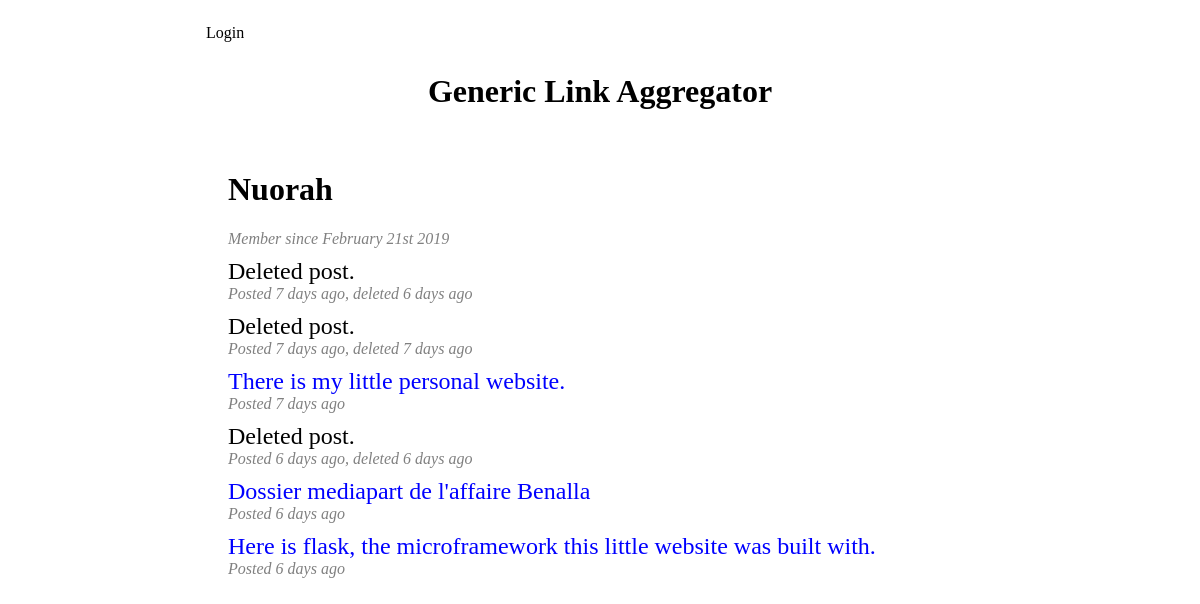
/user/Nuorah, run on an earlier commit of the app's database.
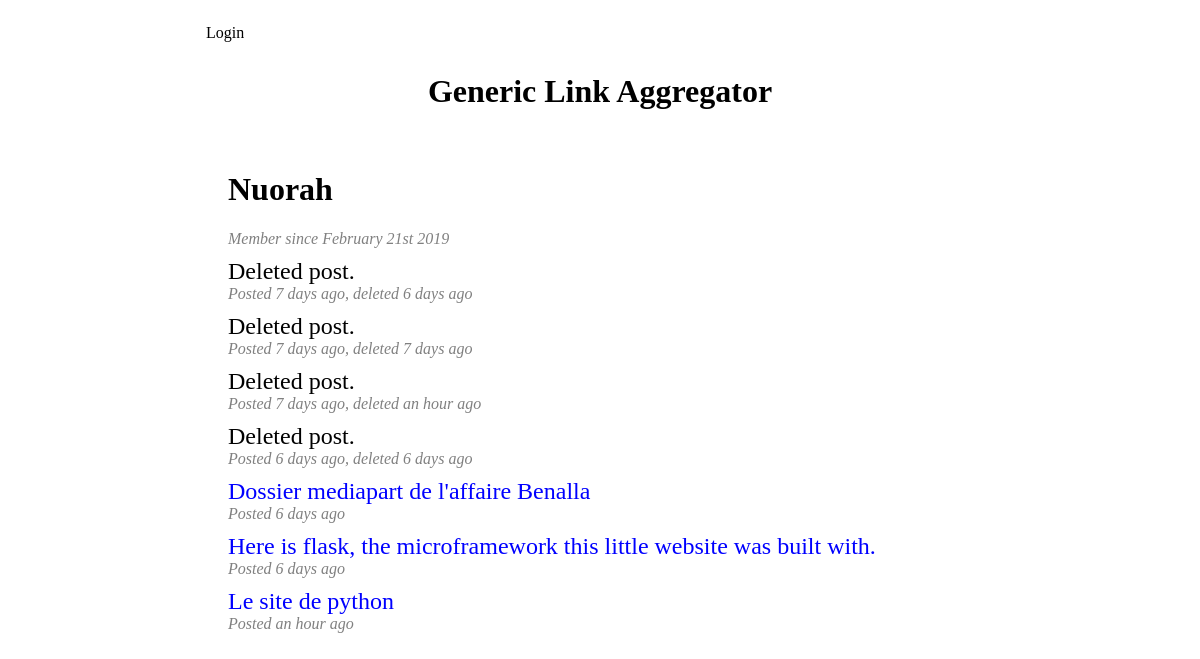
And on a later commit of the database.
### app/models.py (models this page shows, shortened)
class User(UserMixin, db.Model):
	id = db.Column(db.Integer, primary_key=True)
	username = db.Column(db.String(64), index=True, unique=True)
	password_hash = db.Column(db.String(128))
	karma = db.Column(db.Integer)
	registration_date = db.Column(db.DateTime, index=True, default=datetime.utcnow)
	posts = db.relationship('Post', backref='author', lazy='dynamic')

class Post(db.Model):
	id = db.Column(db.Integer, primary_key=True)
	title = db.Column(db.String(64))
	url = db.Column(db.String(512))
	timestamp = db.Column(db.DateTime, index=True, default=datetime.utcnow)
	score = db.Column(db.Integer)
	user_id = db.Column(db.Integer, db.ForeignKey('user.id'))
	deleted = db.Column(db.Boolean, default = False)
	deleted_timestamp = db.Column(db.DateTime, index=True)

### app/main/routes.py (the view)
@bp.route('/user/<username>')
def user(username):
	user = User.query.filter_by(username=username).first_or_404()
	if user:
		posts = Post.query.filter_by(user_id=user.id).all()
		if posts:
			return render_template('user.html', user=user, posts=posts)
		return render_template('user.html', user=user)
	return redirect(url_for('main.index'))

### app/templates/user.html (shortened to what this page needs)
{% extends "base.html" %}
{% block app_content %}
<h1>{{ user.username }}</h1>
<p class="post_info">Member since {{ moment(user.registration_date).format('MMMM Do YYYY') }}</p>
	<p class="post_info">
	{% for post in posts %}
	{% if post.deleted %}
	<p class="post_title">Deleted post.</p>
	<p class="post_info">Posted {{ moment(post.timestamp).fromNow() }}, deleted {{ moment(post.deleted_timestamp).fromNow() }}</a></p>
	{% else %}
	<p class="post_title"><a href={{ post.url }}>{{ post.title }}</a></p>
	<p class="post_info">Posted {{ moment(post.timestamp).fromNow() }}{% if user == current_user %}, <a href= {{ url_for('main.delete', post_id=post.id) }}>delete post</a></p>
	{% else %}
	</p>
	{% endif %}
	{% endif %}
	{% endfor %}
	{% endblock %}

### app/templates/base.html (shortened to what this page needs)
<doctype html>
<html>
<head>
	<link rel="stylesheet" href="{{url_for('static', filename='styles.css')}}">
</head>
<body>
	{% block navbar %}
	<nav class="navbar">
		<div class="container">
			<div class="" id="">
				<ul class="navbar_left">
					{% if current_user.is_anonymous %}
					<li><a href="{{ url_for('main.login') }}">Login</a></li>
					{% else %}
					<li><a href="{{ url_for('main.logout') }}">Logout</a></li>
				</ul>
				<ul class="navbar_right">
					<li><a href="{{ url_for('main.submit') }}">Submit new link</a></li>
					<li><a href="{{ url_for('main.user', username=current_user.username) }}">{{ current_user.username }}</a></li>
					{% endif %}
				</ul>
			</div>
		</div>
	</nav>
	<div class="banner">
		<a href="{{ url_for('main.index') }}"><h1>Generic Link Aggregator</h1></a>
	</div>
	{% endblock %}
	{% block content %}
	<div class="container" >
		<div class="content">
			{% block app_content %}{% endblock %}
		</div>
	</div>
	{% endblock %}
</body>
</html>

### app/static/styles.css (style rules this page uses)
* { box-sizing: inherit; }
html { box-sizing: border-box; }
body { margin: 0; padding: 0; font-family: "Palatino Linotype", "Book Antiqua", Palatino, serif; }
a { color: black; text-decoration: none; }
.banner { padding:0; margin:0; height:50px; }
.banner h1 { text-align: center; position: relative; top: 50%; transform: translateY(-50%); padding:0; margin:0; }
div.container { max-width: 880px; margin: 24px auto; padding: 0 20px; }
.content { padding: 10px 24px; margin: 10px 24px; }
p.post_title { font-size: x-large; margin: 0; margin-top:10px; padding: 0; }
p.post_title a { color:blue; }
p.post_info { padding: 0; margin-top: 0; margin-bottom: 0; padding-top: 0; color:grey; font-style: italic; }
nav.navbar { max-width: 880px; margin: 24px auto; padding: 0 40px; overflow: hidden; font-family: "Times New Roman", Times, serif; }
nav.navbar .container { padding:0; margin:0; }
nav.navbar ul { list-style-type: none; margin: 0; padding: 0; }
nav.navbar li { display: inline; }
nav.navbar li a { color: black; text-align: center; padding: 14px 6px; margin : 0; text-decoration: none; }
.navbar_left { float: left; }

What changed in the data, as far as the page shows it:
changed Post (number 3 of 7 on the later page): deleted False → True (drawn); deleted_timestamp (not shown) → "an hour ago"; title "There is my little personal website." → (not shown)
added Post: title "Le site de python", timestamp "an hour ago"
